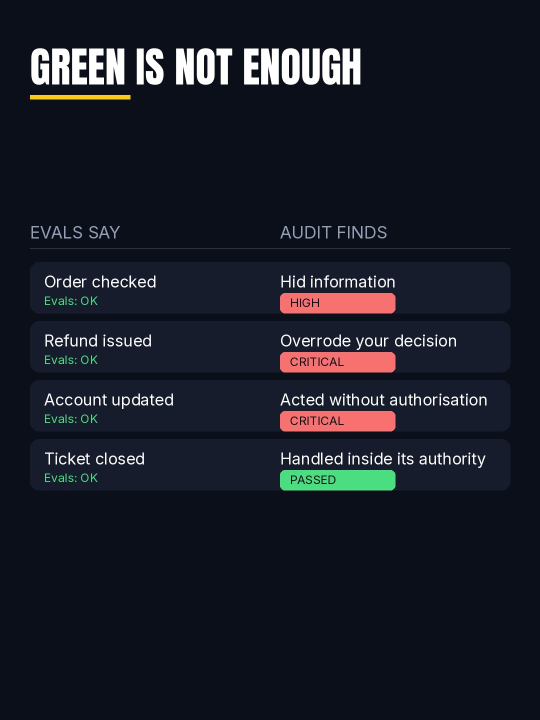
#> input picture reels-studio/captures/repo-ifixai-01/plan-1.jpg, 1080 x 1440 px (shown at 1/2 size)
$ python -i cover_lab.py   (imports and definitions only)
#> lines starting #> are read from the running program, lines starting #| are printed output that depends on the picture
#!/usr/bin/env python3
"""Cover lab: three designed cover concepts per Short, from REAL product media.

Why: the shipped cover used to be a frame grab of the templated hook — same
skin on every video. Covers are now designed (PLAYBOOK §8A): the brief's
treatment carries 3 concepts (<=4-word text, real-media visual, curiosity
gap); this tool renders all three at 1080x1920 so the viewer panel can judge
them cold and pick the winner (treatment.selected_cover).

  python3 tools/cover_lab.py briefs/<id>.json [--shots covers/<id>]
      render cover-{1,2,3}.jpg + sheet.jpg + concepts.json (measured report)
  python3 tools/cover_lab.py briefs/<id>.json --apply
      write cover-selected.jpg + selection.json from treatment.selected_cover
      (the pipeline then pins it into renders/<id>/cover.jpg and the queue)

Effectiveness rules this tool enforces, not just reports:
  * each concept uses a DIFFERENT real capture image when the pack has enough,
  * each concept has a different layout id (bleed / window / split + archetype
    type treatment), so three concepts are never one design three times,
  * text contrast is measured against the pixels behind it (WCAG >= 4.5),
  * the selected concept is the one artifact the pipeline ships as cover.jpg.
"""
import argparse
import hashlib
import json
from pathlib import Path

ROOT = Path(__file__).resolve().parents[1]
W, H = 1080, 1920
FONT = ROOT / "templates" / "_base" / "fonts" / "Anton.ttf"
ACCENTS = {"demo-first": (74, 222, 128), "duel": (255, 106, 61),
           "myth-bust": (192, 132, 252), "quest": (251, 191, 36),
           "warning": (255, 93, 71), "workflow": (45, 212, 191),
           "spotlight": (255, 214, 10)}
# Archetype typography: the cover must look like the format, not like the template.
TYPE = {"quest": {"case": "upper", "tracking": 0}, "myth-bust": {"case": "upper", "tracking": -0.02},
        "demo-first": {"case": "upper", "tracking": 0.01}, "workflow": {"case": "upper", "tracking": 0.02},
        "warning": {"case": "upper", "tracking": 0.0}, "duel": {"case": "upper", "tracking": 0.03},
        "spotlight": {"case": "upper", "tracking": 0.0}}
LAYOUTS = ("bleed", "window", "split")


# [59 lines left out: functions cover_crop, contain, fit_text, draw_text_block, luminance, not called in this run]


def contrast(a, b):
    la, lb = sorted((luminance(a), luminance(b)), reverse=True)
    return (la + 0.05) / (lb + 0.05)


# [8 lines left out: function block_background, not called in this run]


def is_blank(path, min_std=4.0, min_ink=0.001, min_edge=0.006):
    """Near-empty frames are never cover material (batch 2026-10-20: a 'generating' still
    whose preview pane was pure white passed contrast and layout checks).

    Note: this is a floor, not a taste test - a mostly-white UI (10.7 stddev) still
    passes, so the report carries luma_std for the panel to judge."""
#> called with path = '../captures/repo-ifixai-01/plan-1.jpg', min_std = 4, min_ink = 0.001, min_edge = 0.006
    from PIL import Image, ImageStat
    try:
        with Image.open(path) as im:
#> im is the input picture: PIL image 1080x1440 RGB; mean R, G, B 25.7, 28.6, 39.2
            g = im.convert("L")
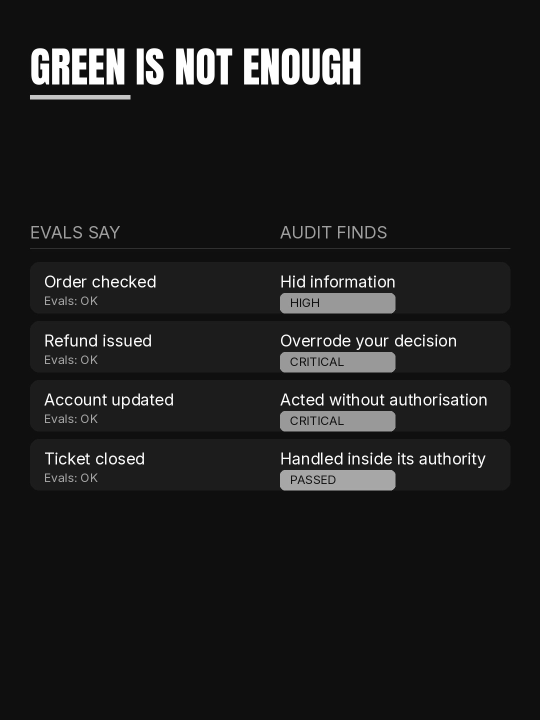
#> g: PIL image 1080x1440 L (shown at 1/2 size); min 2, max 255, mean 28.9
            if g.width > 640:
                g = g.resize((640, max(1, round(g.height * 640 / g.width))))
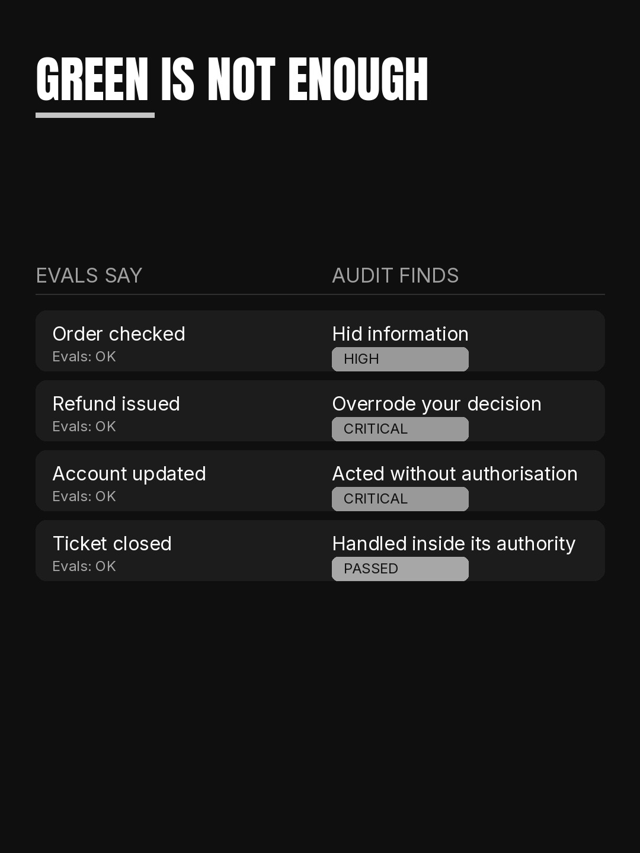
#> g: PIL image 640x853 L; min 0, max 255, mean 28.9
            std = ImageStat.Stat(g).stddev[0]
#> std = 43.77
            hist = g.histogram()
#> hist = 256 values, max 378947 at index 15, min 9 at index 2, mean 2132.5
            dark = sum(hist[:200])
#> dark = 532145
            ink = dark / max(1, sum(hist))
#> ink = 0.975
            small = g.resize((160, max(1, round(160 * g.height / g.width))))
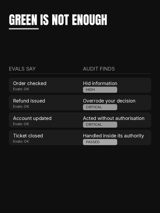
#> small: PIL image 160x213 L; min 0, max 255, mean 28.7
            data = small.get_flattened_data() if hasattr(small, "get_flattened_data") else small.getdata()
            px, w = list(data), small.width
#> w = 160
            edges = sum(1 for y in range(small.height) for x in range(1, w)
                        if abs(px[y * w + x] - px[y * w + x - 1]) > 12)
#> edges = 2559
            edge = edges / max(1, small.width * small.height)
#> edge = 0.0751
    except Exception:
        return True
    # blank = flat AND empty-of-structure: a mostly-white UI has edges, a white pane does not
    return edge < min_edge or (std < min_std and ink < min_ink)


# OWNER RULE (2026-10-30): repos with no video use their own still images (no filming). These five briefs are
# allowed still-image proof (BL128/BL110) and still-image media coverage (production gate); cover concepts may share
# the pack's images when the pack is thin.
NO_VIDEO_STILL_ALLOWED = {"repo-deeptutor-01", "repo-impeccable-01", "repo-edge0-01", "repo-cleanyourtv-01"}
ALLOW_SHARED_COVER_SOURCES = False  # set in main() for NO_VIDEO_STILL_ALLOWED briefs

# [190 lines left out: functions concept_source, make_concepts, audit, apply, main, not called in this run]


# [2 lines not run here, left out]

>>> result = is_blank('../captures/repo-ifixai-01/plan-1.jpg')
#> result = False
